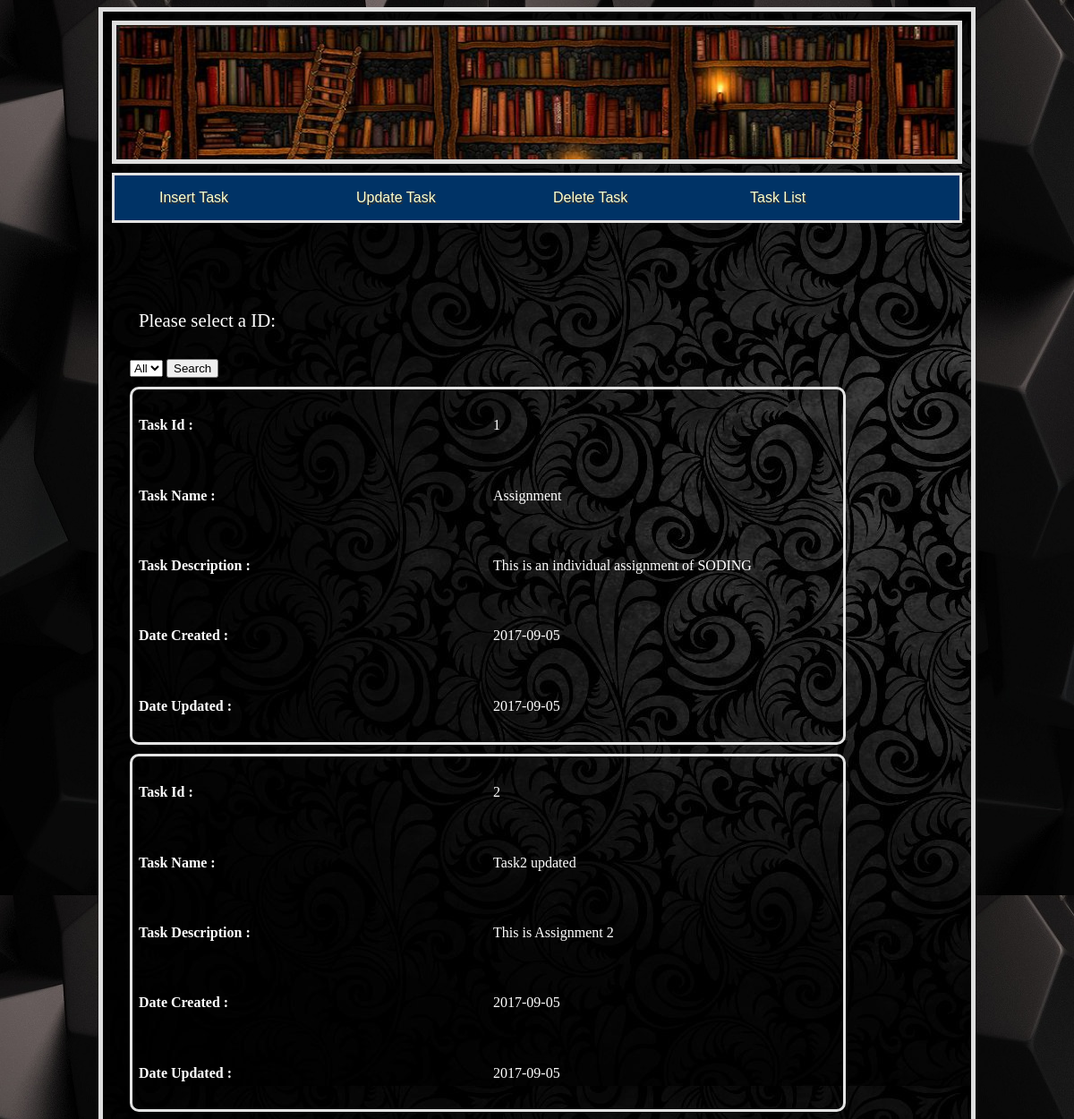
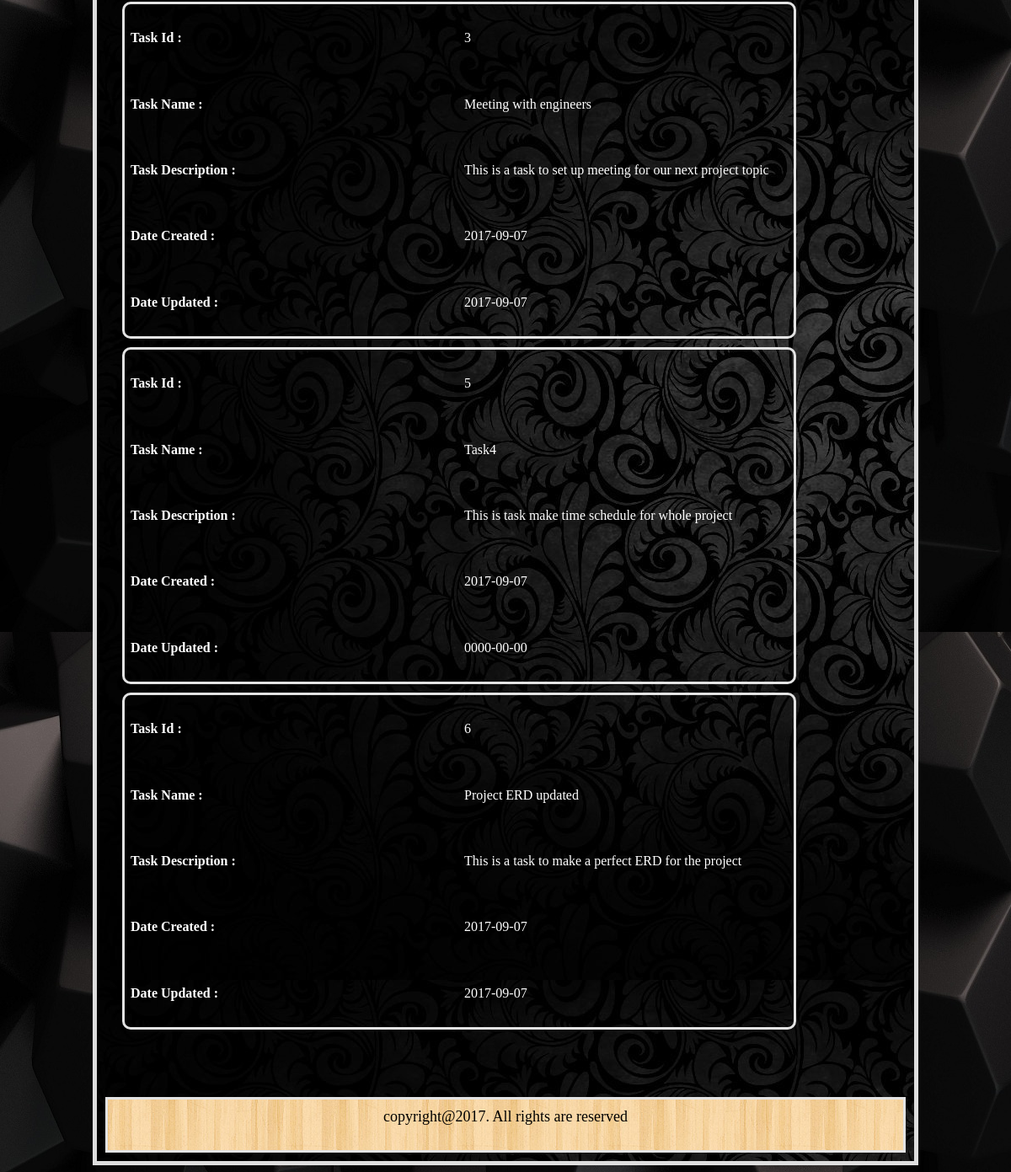
The app's page /Soding/Tasks.php with its own data (2 pictures, top to bottom).
### tables this page shows
CREATE TABLE IF NOT EXISTS `task` (
  `id` int(10) NOT NULL,
  `name` varchar(255) NOT NULL,
  `description` varchar(255) NOT NULL,
  `dateCreated` date NOT NULL,
  `dateUpdated` date NOT NULL
);

### Soding/Tasks.php (called while the page is built, shortened)
<?php
require 'Controller/TasksController.php';
$tasksController = new TasksController();
if(isset($_POST['types']))
{
    $tasksTables = $tasksController->CreateTasksTables($_POST['types']);
}
else
{
    $tasksTables = $tasksController->CreateTasksTables('%');
}
$content = $tasksController->CreateTasksDropdownList(). $tasksTables;
include 'Tasksinfo.php';
?>

### Soding/Model/Credentials.php (called while the page is built)
<?php
$host = "localhost";
$user = "root";
$passwd = "";
$database = "taskdb";
?>

### Soding/Model/TasksModel.php (called while the page is built, shortened)
<?php
require ("Entities/TasksEntity.php");
class TasksModel {
    function GetTasksTypes() {
        require 'Credentials.php';
        $result = mysql_query("SELECT DISTINCT id FROM task") or die(mysql_error());
        $types = array();
        while ($row = mysql_fetch_array($result)) {
            array_push($types, $row[0]);
        }
        return $types;
    }
    function GetTasksByType($id) {
        require 'Credentials.php';
        $query = "SELECT * FROM task where id LIKE '$id'";
        $result = mysql_query($query) or die(mysql_error());
        $tasksArray = array();
        while ($row = mysql_fetch_array($result)) {
            $id=$row[0];
            $name = $row[1];
            $description = $row[2];
            $dateCreated = $row[3];
            $dateUpdated = $row[4];
            $tasks = new TasksEntity($id, $name, $description, $dateCreated,$dateUpdated);
            array_push($tasksArray, $tasks);
        }
        return $tasksArray;
    }
}
?>

### Soding/Entities/TasksEntity.php (called while the page is built, shortened)
<?php
class TasksEntity
{
    function __construct($id,$name, $description, $dateCreated, $dateUpdated)
    {
        $this->id = $id;
        $this->name = $name;
         $this->description= $description;
        $this->dateCreated = $dateCreated;
        $this->dateUpdated = $dateUpdated;
    }
}
?>

### Soding/Controller/TasksController.php (the view)
<?php
require ("Model/TasksModel.php");
class TasksController {
    function CreateTasksDropdownList() {
        $tasksModel = new TasksModel();
        $result = "<form action = '' method = 'post' width = '200px'>
                   <p> Please select a ID: </p>
                    <select name = 'types' >
                        <option value = '%' >All</option>
                        " . $this->CreateOptionValues($tasksModel->GetTasksTypes()) .
                "</select>
                     <input type = 'submit' value = 'Search' />
                    </form>";
        return $result;
    }
    function CreateOptionValues(array $valueArray) {
        $result = "";
        foreach ($valueArray as $value) {
            $result = $result . "<option value='$value'>$value</option>";
        }
        return $result;
    }
    function CreateTasksTables($types)
    {
        $tasksModel = new TasksModel();
        $tasksArray = $tasksModel->GetTasksByType($types);
        $result = "";
        foreach ($tasksArray as $key => $tasks)
        {
            $result = $result .
                    "<table class = 'tasksTable'>
                        <tr>
                            <th width = '75px' >Task Id : </th>
                            <td>$tasks->id</td>
                        </tr>
                        <tr>
                            <th width = '75px' >Task Name : </th>
                            <td>$tasks->name</td>
                        </tr>
                        <tr>
                            <th>Task Description : </th>
                            <td>$tasks->description</td>
                        </tr>
                        <tr>
                            <th>Date Created : </th>
                            <td>$tasks->dateCreated</td>
                        </tr>
                        <tr>
                            <th>Date Updated : </th>
                            <td>$tasks->dateUpdated</td>
                        </tr>
                     </table>";
        }
        return $result;
    }
}
?>

### Soding/Tasksinfo.php (shortened to what this page needs)
<!DOCTYPE html>
<html>
    <head>
            <link rel="stylesheet" type="text/css" href="Styles/Stylesheet.css" />
    </head>
    <body>
        <div id="wrapper">
            <div id="banner">
            </div>
             <nav id="navigation">
                <ul id="nav">
                    <li><a href="index.php">Insert Task</a></li>
                    <li><a href="UpdateTask.php">Update Task</a></li>
                    <li><a href="DeleteTask.php">Delete Task</a></li>
                    <li><a href="Tasks.php">Task List</a></li>
                </ul>
            </nav>
            <div id="content_area">
                <br><br>
                <?php echo $content; ?>
            </div>
           <footer>
                <font size="4" color="black">copyright@2017. All rights are reserved </font>
            </footer>
        </div>
    </body>
</html>

### Soding/Styles/Stylesheet.css (style rules this page uses)
body { font-family: "Lucida Calligraphy"; background-image:url(../images/background3.jpg) ; }
body p { font-size: 1.3em; line-height: 1.18; margin-left: 0px; margin-right: 50px; border:10px; padding:10px; color: white; text-align: justify; }
#wrapper { width: 950px; background-image: url(../images/background2.jpg); margin: 0 auto; padding: 10px; border: 5px solid #dedede; }
#banner { background-image: url(../images/header2.jpg ); background-repeat: no-repeat; background-size: cover; border: 5px solid #dedede; height: 150px; }
#content_area { float: center; width: 950px; margin: 20px 20 20px 20; padding: 20px; }
footer { font-family: "Lucida Calligraphy"; clear: both; width: auto; height: 40px; padding: 10px; border: 3px solid #E3E3E3; text-align:center; //color: #fff; // text-shadow: 0.1em 0.1em #333; background-image: url(../images/footer.png); margin-top: 50px; }
#navigation { height: 50px; border: 3px solid #E3E3E3; margin-top: 10px; margin-bottom: 10px; text-shadow: 0.1em 0.1em #333; background-color: #003366; }
#nav { list-style: none; }
#nav li { font-family: "Arial"; font-size: 16px; float: left; margin-left: 10px; margin-right: 10px; position: relative; width: 200px; height: 50px; }
#nav a:link, nav a:active, nav a:visited { display: block; color: #FFFFCC; text-decoration: none; }
.tasksTable { width: 800px; height: 400px; margin: 10px 10px 10px 0; border: 3px solid #E3E3E3; border-radius: 10px; moz-border-radius: 10px; }
.tasksTable tr th, .tasksTable tr td { text-align: left; color: white; padding: 0px 5px 0 5px; width: 200px; }

### records on screen
task: id "1", name "Assignment", description "This is an individual assignment of SODING", dateCreated "2017-09-05", dateUpdated "2017-09-05"
task: id "2", name "Task2 updated", description "This is Assignment 2", dateCreated "2017-09-05", dateUpdated "2017-09-05"
task: id "3", name "Meeting with engineers", description "This is a task to set up meeting for our next project topic", dateCreated "2017-09-07", dateUpdated "2017-09-07"
task: id "5", name "Task4", description "This is task make time schedule for whole project", dateCreated "2017-09-07", dateUpdated "0000-00-00"
task: id "6", name "Project ERD updated", description "This is a task to make a perfect ERD for the project", dateCreated "2017-09-07", dateUpdated "2017-09-07"
